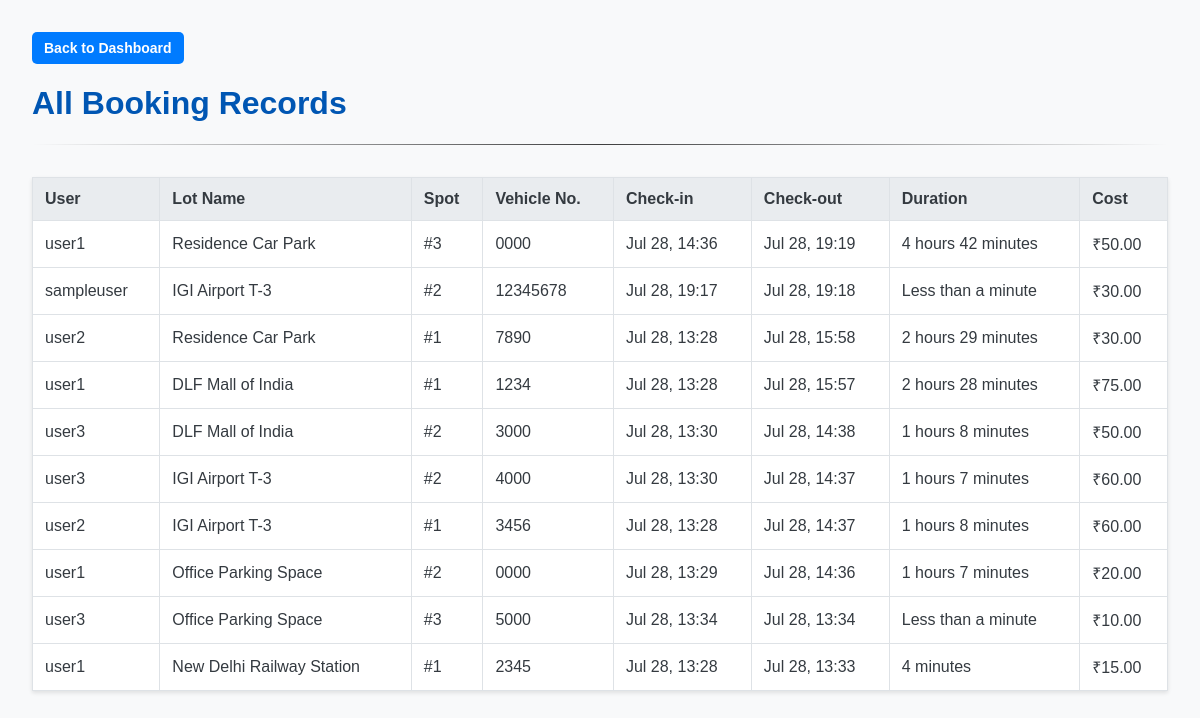
Screenshot of /admin/bookings (signed in) with the database file from the repository.
### models/models.py (models this page shows)
class Booking(db.Model):
    __tablename__ = 'bookings'
    id = db.Column(db.Integer, primary_key=True)
    vehicle_number = db.Column(db.String(20), nullable=False)
    check_in_time = db.Column(db.DateTime, nullable=False, default=datetime.utcnow)
    check_out_time = db.Column(db.DateTime, nullable=True)
    total_cost = db.Column(db.Float, nullable=True)
    user_id = db.Column(db.Integer, db.ForeignKey('users.id'), nullable=False)
    spot_id = db.Column(db.Integer, db.ForeignKey('parking_spots.id'), nullable=False)

class User(db.Model):
    __tablename__ = 'users'
    id = db.Column(db.Integer, primary_key=True)
    username = db.Column(db.String(80), unique=True, nullable=False)
    email = db.Column(db.String(120), unique=True, nullable=False)
    password = db.Column(db.String(128), nullable=False)
    is_admin = db.Column(db.Boolean, default=False, nullable=False)
    bookings = db.relationship('Booking', backref='user', lazy=True)

class ParkingLot(db.Model):
    __tablename__ = 'parking_lots'
    id = db.Column(db.Integer, primary_key=True)
    name = db.Column(db.String(100), nullable=False)
    address = db.Column(db.String(200), nullable=False)
    pincode = db.Column(db.String(10), nullable=False)
    price_per_hour = db.Column(db.Float, nullable=False)
    capacity = db.Column(db.Integer, nullable=False)
    spots = db.relationship('ParkingSpot', backref='parking_lot', lazy=True, cascade="all, delete-orphan")

class ParkingSpot(db.Model):
    __tablename__ = 'parking_spots'
    id = db.Column(db.Integer, primary_key=True)
    spot_number = db.Column(db.Integer, nullable=False)
    status = db.Column(db.String(1), default='A', nullable=False)
    lot_id = db.Column(db.Integer, db.ForeignKey('parking_lots.id'), nullable=False)
    bookings = db.relationship('Booking', backref='parking_spot', lazy=True)

### app.py (the view)
@app.route('/admin/bookings')
def admin_all_bookings():
    if not session.get('is_admin'):
        flash("Admin access required.", "error")
        return redirect(url_for('login'))
    all_bookings = Booking.query.filter(Booking.check_out_time.isnot(None)).order_by(Booking.check_out_time.desc()).all()
    for booking in all_bookings:
        booking.duration_str = format_duration(booking)
    return render_template('admin_all_bookings.html', bookings=all_bookings)

### app.py (called while the page is built)
def format_duration(booking):
    if not (booking.check_out_time and booking.check_in_time):
        return "N/A"
    delta = booking.check_out_time - booking.check_in_time
    total_seconds = delta.total_seconds()
    days, remainder = divmod(total_seconds, (24*60*60))
    hours, remainder = divmod(remainder, (60*60))
    minutes, remainder = divmod(remainder, 60)
    parts = ""
    if days > 0:
        parts += (f"{int(days)} days ")
    if hours > 0:
        parts += (f"{int(hours)} hours ")
    if minutes > 0:
        parts += (f"{int(minutes)} minutes")
    if parts:
        return parts
    else:
        return "Less than a minute"

### templates/admin_all_bookings.html (shortened to what this page needs)
<!DOCTYPE html>
<html lang="en">
<head>
    <link rel="stylesheet" href="{{ url_for('static', filename='css/styles.css') }}">
</head>
<body>
    <div>
        <a href="{{ url_for('admin_dashboard') }}" class="btn btn-primary"> Back to Dashboard</a>
    </div>
    <h1>All Booking Records</h1>
    <hr>
    <table>
        <thead>
            <tr>
                <th>User</th>
                <th>Lot Name</th>
                <th>Spot</th>
                <th>Vehicle No.</th>
                <th>Check-in</th>
                <th>Check-out</th>
                <th>Duration</th>
                <th>Cost</th>
            </tr>
        </thead>
        <tbody>
            {% for booking in bookings %}
            <tr>
                <td>{{ booking.user.username }}</td>
                <td>{{ booking.parking_spot.parking_lot.name }}</td>
                <td>#{{ booking.parking_spot.spot_number }}</td>
                <td>{{ booking.vehicle_number }}</td>
                <td>{{ booking.check_in_time.strftime('%b %d, %H:%M') }}</td>
                <td>{{ booking.check_out_time.strftime('%b %d, %H:%M') }}</td>
                <td>{{ booking.duration_str }}</td>
                <td>₹{{ '%.2f'|format(booking.total_cost) }}</td>
            </tr>
            {% else %}
            <tr>
                <td colspan="8">No booking records found.</td>
            </tr>
            {% endfor %}
        </tbody>
    </table>
</body>
</html>

### static/css/styles.css (style rules this page uses)
body { font-family: sans-serif; margin: 2em; background-color: #f8f9fa; color: #343a40; }
h1, h2 { color: #0056b3; }
hr { border: 0; height: 1px; background-image: linear-gradient(to right, rgba(0, 0, 0, 0), rgba(0, 0, 0, 0.75), rgba(0, 0, 0, 0)); }
table { width: 100%; border-collapse: collapse; margin-top: 2em; background-color: white; box-shadow: 0 2px 4px rgba(0,0,0,0.1); }
th, td { border: 1px solid #dee2e6; padding: 12px; text-align: left; }
th { background-color: #e9ecef; }
.btn { padding: 8px 12px; border-radius: 5px; border: none; cursor: pointer; font-weight: bold; color: white; text-decoration: none; font-size: 14px; display: inline-block; }
.btn-primary { background-color: #007bff; }

### rows the page displays
Booking: user.username "user1", parking_spot.parking_lot.name "Residence Car Park", parking_spot.spot_number "3", vehicle_number "0000", check_in_time "Jul 28, 14:36", check_out_time "Jul 28, 19:19", duration_str "4 hours 42 minutes", total_cost "50.00"
Booking: user.username "sampleuser", parking_spot.parking_lot.name "IGI Airport T-3", parking_spot.spot_number "2", vehicle_number "12345678", check_in_time "Jul 28, 19:17", check_out_time "Jul 28, 19:18", duration_str "Less than a minute", total_cost "30.00"
Booking: user.username "user2", parking_spot.parking_lot.name "Residence Car Park", parking_spot.spot_number "1", vehicle_number "7890", check_in_time "Jul 28, 13:28", check_out_time "Jul 28, 15:58", duration_str "2 hours 29 minutes", total_cost "30.00"
Booking: user.username "user1", parking_spot.parking_lot.name "DLF Mall of India", parking_spot.spot_number "1", vehicle_number "1234", check_in_time "Jul 28, 13:28", check_out_time "Jul 28, 15:57", duration_str "2 hours 28 minutes", total_cost "75.00"
Booking: user.username "user3", parking_spot.parking_lot.name "DLF Mall of India", parking_spot.spot_number "2", vehicle_number "3000", check_in_time "Jul 28, 13:30", check_out_time "Jul 28, 14:38", duration_str "1 hours 8 minutes", total_cost "50.00"
Booking: user.username "user3", parking_spot.parking_lot.name "IGI Airport T-3", parking_spot.spot_number "2", vehicle_number "4000", check_in_time "Jul 28, 13:30", check_out_time "Jul 28, 14:37", duration_str "1 hours 7 minutes", total_cost "60.00"
Booking: user.username "user2", parking_spot.parking_lot.name "IGI Airport T-3", parking_spot.spot_number "1", vehicle_number "3456", check_in_time "Jul 28, 13:28", check_out_time "Jul 28, 14:37", duration_str "1 hours 8 minutes", total_cost "60.00"
Booking: user.username "user1", parking_spot.parking_lot.name "Office Parking Space", parking_spot.spot_number "2", vehicle_number "0000", check_in_time "Jul 28, 13:29", check_out_time "Jul 28, 14:36", duration_str "1 hours 7 minutes", total_cost "20.00"
Booking: user.username "user3", parking_spot.parking_lot.name "Office Parking Space", parking_spot.spot_number "3", vehicle_number "5000", check_in_time "Jul 28, 13:34", check_out_time "Jul 28, 13:34", duration_str "Less than a minute", total_cost "10.00"
Booking: user.username "user1", parking_spot.parking_lot.name "New Delhi Railway Station", parking_spot.spot_number "1", vehicle_number "2345", check_in_time "Jul 28, 13:28", check_out_time "Jul 28, 13:33", duration_str "4 minutes", total_cost "15.00"
